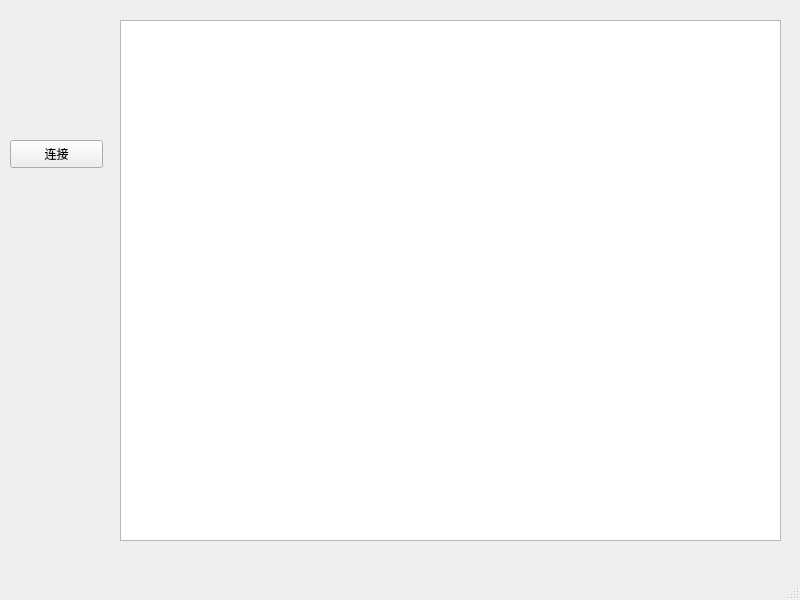
<?xml version="1.0" encoding="UTF-8"?>
<ui version="4.0">
 <class>MainWindow</class>
 <widget class="QMainWindow" name="MainWindow">
  <property name="geometry">
   <rect>
    <x>0</x>
    <y>0</y>
    <width>800</width>
    <height>600</height>
   </rect>
  </property>
  <property name="windowTitle">
   <string>MainWindow</string>
  </property>
  <widget class="QWidget" name="centralwidget">
   <widget class="QTableView" name="tableView">
    <property name="geometry">
     <rect>
      <x>120</x>
      <y>20</y>
      <width>661</width>
      <height>521</height>
     </rect>
    </property>
   </widget>
   <widget class="QPushButton" name="pushButton">
    <property name="geometry">
     <rect>
      <x>10</x>
      <y>140</y>
      <width>93</width>
      <height>28</height>
     </rect>
    </property>
    <property name="text">
     <string>连接</string>
    </property>
   </widget>
  </widget>
  <widget class="QMenuBar" name="menubar">
   <property name="geometry">
    <rect>
     <x>0</x>
     <y>0</y>
     <width>800</width>
     <height>26</height>
    </rect>
   </property>
  </widget>
  <widget class="QStatusBar" name="statusbar"/>
 </widget>
 <resources/>
 <connections/>
</ui>
